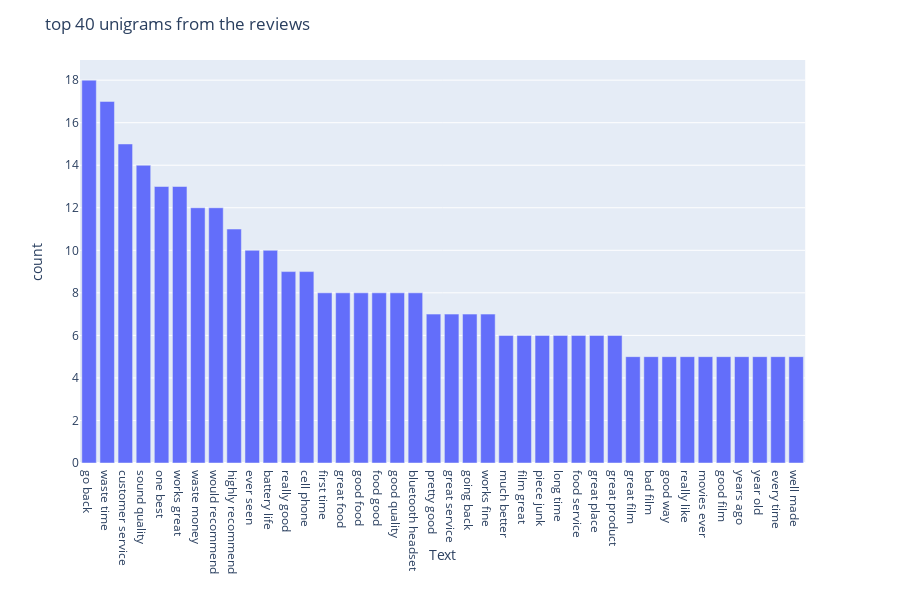

The notebook cell this image was saved under:
### Code cell
# Plotting the top 40 unigrams from the reviews after stopwords were removed
top_bigrams = get_top_n_ngrams(reviews['cleaned_review'], n=40, ngrams=2)
bigrams = pd.DataFrame(top_bigrams, columns = ['Text', 'count'])

fig = px.bar(bigrams, y='count', x='Text')
fig.update_layout(title_text='top 40 unigrams from the reviews')
fig.show()

### Figure 1 — Plotly figure (JSON) as saved in the notebook; plotly's stock layout.template omitted (floating-point values rounded to 4 significant figures)
{"data": [{"alignmentgroup": "True", "hoverlabel": {"namelength": 0}, "hovertemplate": "Text=%{x}<br>count=%{y}", "legendgroup": "", "marker": {"color": "#636efa"}, "name": "", "offsetgroup": "", "orientation": "v", "showlegend": false, "textposition": "auto", "type": "bar", "x": ["go back", "waste time", "customer service", "sound quality", "one best", "works great", "waste money", "would recommend", "highly recommend", "ever seen", "battery life", "really good", "cell phone", "first time", "great food", "good food", "food good", "good quality", "bluetooth headset", "pretty good", "great service", "going back", "works fine", "much better", "film great", "piece junk", "long time", "food service", "great place", "great product", "great film", "bad film", "good way", "really like", "movies ever", "good film", "years ago", "year old", "every time", "well made"], "xaxis": "x", "y": [18, 17, 15, 14, 13, 13, 12, 12, 11, 10, 10, 9, 9, 8, 8, 8, 8, 8, 8, 7, 7, 7, 7, 6, 6, 6, 6, 6, 6, 6, 5, 5, 5, 5, 5, 5, 5, 5, 5, 5], "yaxis": "y"}], "layout": {"barmode": "relative", "height": 600, "legend": {"tracegroupgap": 0}, "margin": {"t": 60}, "title": {"text": "top 40 unigrams from the reviews"}, "xaxis": {"anchor": "y", "domain": [0, 0.98], "title": {"text": "Text"}}, "yaxis": {"anchor": "x", "domain": [0, 1], "title": {"text": "count"}}}}
